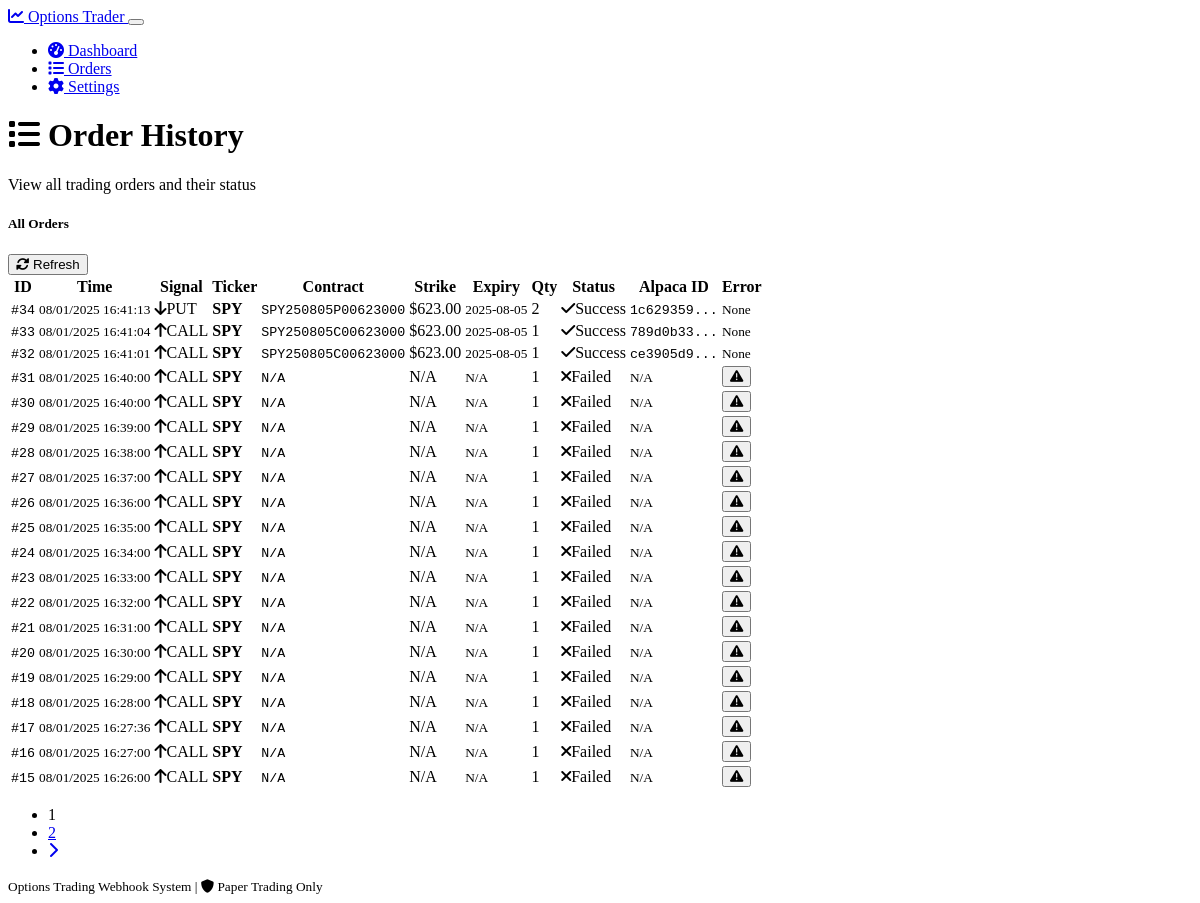
The page /orders on the database as committed earlier.
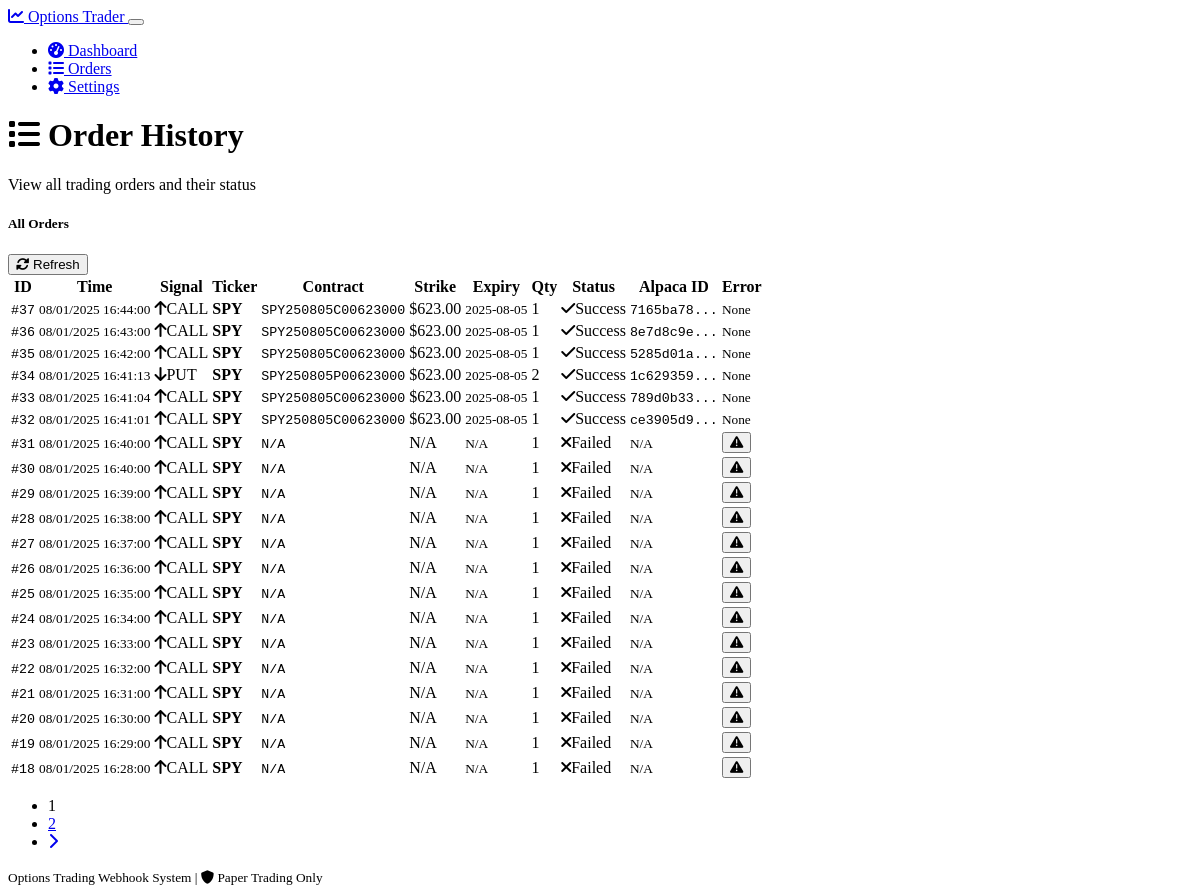
The same page on the database as committed later.
### models.py (models this page shows, shortened)
class Order(db.Model):
    id = db.Column(db.Integer, primary_key=True)
    ticker = db.Column(db.String(10), nullable=False)
    signal = db.Column(db.String(10), nullable=False)  # CALL or PUT
    contract_symbol = db.Column(db.String(50))
    quantity = db.Column(db.Integer, nullable=False)
    strike_price = db.Column(db.Float)
    expiry_date = db.Column(db.String(20))
    order_status = db.Column(db.String(20), default='pending')
    alpaca_order_id = db.Column(db.String(50))
    error_message = db.Column(Text)
    created_at = db.Column(db.DateTime, default=datetime.utcnow)
    filled_at = db.Column(db.DateTime)

### routes.py (the view)
@app.route("/orders")
def orders():
    page = request.args.get('page', 1, type=int)
    per_page = 20
    orders = Order.query.order_by(Order.created_at.desc()).paginate(
        page=page, per_page=per_page, error_out=False
    )
    return render_template('orders.html', orders=orders)

### templates/orders.html (shortened to what the changed rows need)
{% extends "base.html" %}
{% block content %}
<div class="row mb-4">
    <div class="col-12">
        <h1 class="h2 mb-0">
            <i class="fas fa-list me-2"></i>
            Order History
        </h1>
    </div>
</div>
<div class="row">
    <div class="col-12">
        <div class="card">
            <div class="card-body">
                {% if orders.items %}
                    <div class="table-responsive">
                        <table class="table table-hover">
                            <thead>
                                <tr>
                                    <th>ID</th>
                                    <th>Time</th>
                                    <th>Signal</th>
                                    <th>Ticker</th>
                                    <th>Contract</th>
                                    <th>Strike</th>
                                    <th>Expiry</th>
                                    <th>Qty</th>
                                    <th>Status</th>
                                    <th>Alpaca ID</th>
                                    <th>Error</th>
                                </tr>
                            </thead>
                            <tbody>
                                {% for order in orders.items %}
                                <tr>
                                    <td>
                                        <small class="font-monospace">#{{ order.id }}</small>
                                    </td>
                                    <td>
                                        <small>
                                            {{ order.created_at.strftime('%m/%d/%Y %H:%M:%S') if order.created_at else 'N/A' }}
                                        </small>
                                    </td>
                                    <td>
                                        <span class="badge bg-{{ 'success' if order.signal == 'CALL' else 'danger' }}">
                                            {% if order.signal == 'CALL' %}
                                                <i class="fas fa-arrow-up me-1"></i>{{ order.signal }}
                                            {% else %}
                                                <i class="fas fa-arrow-down me-1"></i>{{ order.signal }}
                                            {% endif %}
                                        </span>
                                    </td>
                                    <td><strong>{{ order.ticker }}</strong></td>
                                    <td>
                                        <small class="font-monospace">
                                            {{ order.contract_symbol or 'N/A' }}
                                        </small>
                                    </td>
                                    <td>
                                        {% if order.strike_price %}
                                            ${{ "%.2f"|format(order.strike_price) }}
                                        {% else %}
                                            N/A
                                        {% endif %}
                                    </td>
                                    <td>
                                        <small>{{ order.expiry_date or 'N/A' }}</small>
                                    </td>
                                    <td>{{ order.quantity }}</td>
                                    <td>
                                        {% if order.order_status == 'submitted' %}
                                            <span class="badge bg-success">
                                                <i class="fas fa-check me-1"></i>Success
                                            </span>
                                        {% elif order.order_status == 'failed' %}
                                            <span class="badge bg-danger">
                                                <i class="fas fa-times me-1"></i>Failed
                                            </span>
                                        {% elif order.order_status == 'processing' %}
                                            <span class="badge bg-warning">
                                                <i class="fas fa-clock me-1"></i>Processing
                                            </span>
                                        {% else %}
                                            <span class="badge bg-secondary">{{ order.order_status }}</span>
                                        {% endif %}
                                    </td>
                                    <td>
                                        {% if order.alpaca_order_id %}
                                            <small class="font-monospace">{{ order.alpaca_order_id[:8] }}...</small>
                                        {% else %}
                                            <small class="text-muted">N/A</small>
                                        {% endif %}
                                    </td>
                                    <td>
                                        {% if order.error_message %}
                                            <button class="btn btn-outline-danger btn-sm"
                                                    data-bs-toggle="tooltip"
                                                    title="{{ order.error_message }}">
                                                <i class="fas fa-exclamation-triangle"></i>
                                            </button>
                                        {% else %}
                                            <small class="text-muted">None</small>
                                        {% endif %}
                                    </td>
                                </tr>
                                {% endfor %}
                            </tbody>
                        </table>
                    </div>
                    {% if orders.pages > 1 %}
                        <nav aria-label="Order pagination" class="mt-3">
                            <ul class="pagination justify-content-center">
                                {% for page_num in orders.iter_pages() %}
                                    {% if page_num %}
                                        {% if page_num != orders.page %}
                                            <li class="page-item">
                                                <a class="page-link" href="{{ url_for('orders', page=page_num) }}">{{ page_num }}</a>
                                            </li>
                                        {% else %}
                                            <li class="page-item active">
                                                <span class="page-link">{{ page_num }}</span>
                                            </li>
                                        {% endif %}
                                    {% else %}
                                        <li class="page-item disabled">
                                            <span class="page-link">...</span>
                                        </li>
                                    {% endif %}
                                {% endfor %}
                            </ul>
                        </nav>
                    {% endif %}
                {% endif %}
            </div>
        </div>
    </div>
</div>
{% endblock %}

Rows that differ between the two databases and show on the page:
no longer on this page (row unchanged): Order: id "17", created_at "08/01/2025 16:27:36", signal "CALL", ticker "SPY", contract_symbol "N/A", expiry_date "N/A", quantity "1", order_status "failed" (drawn)
no longer on this page (row unchanged): Order: id "16", created_at "08/01/2025 16:27:00", signal "CALL", ticker "SPY", contract_symbol "N/A", expiry_date "N/A", quantity "1", order_status "failed" (drawn)
no longer on this page (row unchanged): Order: id "15", created_at "08/01/2025 16:26:00", signal "CALL", ticker "SPY", contract_symbol "N/A", expiry_date "N/A", quantity "1", order_status "failed" (drawn)
added Order: id "37", created_at "08/01/2025 16:44:00", signal "CALL", ticker "SPY", contract_symbol "SPY250805C00623000", strike_price "623.00", expiry_date "2025-08-05", quantity "1", order_status "submitted" (drawn), alpaca_order_id "7165ba78", shows "None"
added Order: id "36", created_at "08/01/2025 16:43:00", signal "CALL", ticker "SPY", contract_symbol "SPY250805C00623000", strike_price "623.00", expiry_date "2025-08-05", quantity "1", order_status "submitted" (drawn), alpaca_order_id "8e7d8c9e", shows "None"
added Order: id "35", created_at "08/01/2025 16:42:00", signal "CALL", ticker "SPY", contract_symbol "SPY250805C00623000", strike_price "623.00", expiry_date "2025-08-05", quantity "1", order_status "submitted" (drawn), alpaca_order_id "5285d01a", shows "None"
